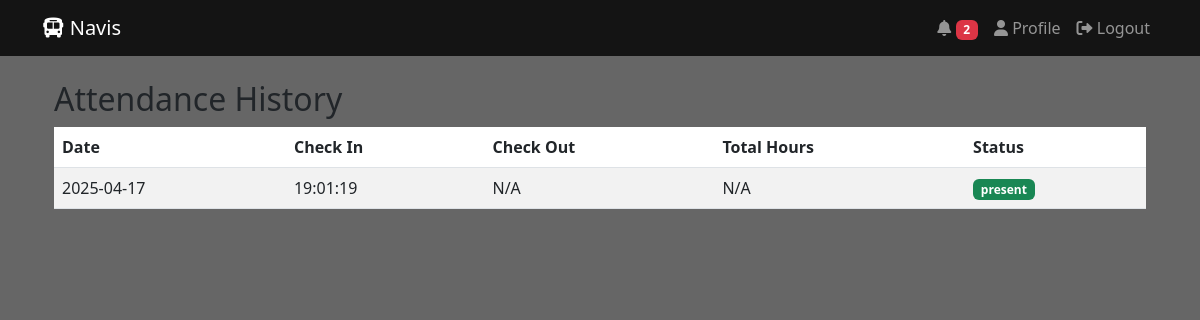
Screenshot of /attendance-history (signed in) with the database file from the repository.
### app.py (models this page shows)
class Attendance(db.Model):
    id = db.Column(db.Integer, primary_key=True)
    driver_username = db.Column(db.String(150), db.ForeignKey('user.username'))
    date = db.Column(db.Date, nullable=False)
    check_in_time = db.Column(db.DateTime)
    check_out_time = db.Column(db.DateTime)
    check_in_photo = db.Column(db.Text)  # Store base64 encoded image
    check_out_photo = db.Column(db.Text)  # Store base64 encoded image
    status = db.Column(db.String(20), default='present')  # present, absent, late
    total_hours = db.Column(db.Float)

### app.py (the view)
@app.route('/attendance-history')
@login_required
def attendance_history():
    if current_user.role == 'admin':
        return redirect(url_for('view_attendance'))
    attendance_records = Attendance.query.filter_by(
        driver_username=current_user.username
    ).order_by(Attendance.date.desc()).all()
    return render_template('attendance_history.html', attendance_records=attendance_records)

### app.py (called while the page is built)
@login_manager.user_loader
def load_user(user_id):
    return User.query.get(int(user_id))

@app.context_processor
def inject_user():
    return dict(current_user=current_user)

@app.context_processor
def inject_notifications():
    unread_count = 0
    if current_user.is_authenticated:
        unread_count = Notification.query.filter_by(
            recipient_username=current_user.username,
            is_read=False
        ).count()
    return dict(unread_count=unread_count)

### templates/attendance_history.html
{% extends "base.html" %}
{% block content %}
<div class="container mt-4">
    <h2>Attendance History</h2>
    {% if attendance_records %}
    <div class="table-responsive">
        <table class="table table-striped">
            <thead>
                <tr>
                    <th>Date</th>
                    <th>Check In</th>
                    <th>Check Out</th>
                    <th>Total Hours</th>
                    <th>Status</th>
                </tr>
            </thead>
            <tbody>
                {% for record in attendance_records %}
                <tr>
                    <td>{{ record.date.strftime('%Y-%m-%d') }}</td>
                    <td>{{ record.check_in_time.strftime('%H:%M:%S') if record.check_in_time else 'N/A' }}</td>
                    <td>{{ record.check_out_time.strftime('%H:%M:%S') if record.check_out_time else 'N/A' }}</td>
                    <td>{{ '%.2f'|format(record.total_hours) if record.total_hours else 'N/A' }}</td>
                    <td>
                        <span class="badge {% if record.status == 'present' %}bg-success{% elif record.status == 'late' %}bg-warning{% else %}bg-danger{% endif %}">
                            {{ record.status }}
                        </span>
                    </td>
                </tr>
                {% endfor %}
            </tbody>
        </table>
    </div>
    {% else %}
    <div class="alert alert-info">
        No attendance records found.
    </div>
    {% endif %}
</div>
{% endblock %}

### rows the page displays
Attendance: date "2025-04-17", check_in_time "19:01:19", check_out_time "N/A", total_hours "N/A", status "present"

### other values shown
{{ unread_count }} "2"
